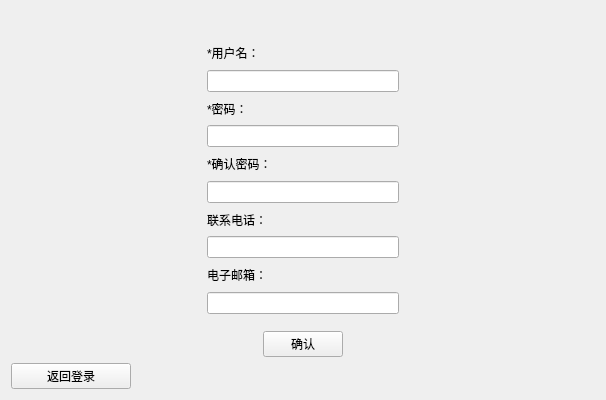
<?xml version="1.0" encoding="UTF-8"?>
<ui version="4.0">
 <class>Register</class>
 <widget class="QWidget" name="Register">
  <property name="geometry">
   <rect>
    <x>0</x>
    <y>0</y>
    <width>606</width>
    <height>400</height>
   </rect>
  </property>
  <property name="windowTitle">
   <string>注册</string>
  </property>
  <property name="windowIcon">
   <iconset>
    <normaloff>用户.png</normaloff>用户.png</iconset>
  </property>
  <layout class="QGridLayout" name="gridLayout">
   <item row="4" column="0">
    <widget class="QPushButton" name="returnButton">
     <property name="text">
      <string>返回登录</string>
     </property>
    </widget>
   </item>
   <item row="2" column="0">
    <spacer name="horizontalSpacer_5">
     <property name="orientation">
      <enum>Qt::Horizontal</enum>
     </property>
     <property name="sizeHint" stdset="0">
      <size>
       <width>40</width>
       <height>20</height>
      </size>
     </property>
    </spacer>
   </item>
   <item row="2" column="4">
    <spacer name="horizontalSpacer_8">
     <property name="orientation">
      <enum>Qt::Horizontal</enum>
     </property>
     <property name="sizeHint" stdset="0">
      <size>
       <width>40</width>
       <height>20</height>
      </size>
     </property>
    </spacer>
   </item>
   <item row="2" column="3">
    <spacer name="horizontalSpacer_11">
     <property name="orientation">
      <enum>Qt::Horizontal</enum>
     </property>
     <property name="sizeHint" stdset="0">
      <size>
       <width>40</width>
       <height>20</height>
      </size>
     </property>
    </spacer>
   </item>
   <item row="2" column="1">
    <spacer name="horizontalSpacer_10">
     <property name="orientation">
      <enum>Qt::Horizontal</enum>
     </property>
     <property name="sizeHint" stdset="0">
      <size>
       <width>40</width>
       <height>20</height>
      </size>
     </property>
    </spacer>
   </item>
   <item row="0" column="0" colspan="5">
    <widget class="QWidget" name="widget" native="true">
     <layout class="QGridLayout" name="gridLayout_2">
      <item row="0" column="3">
       <spacer name="horizontalSpacer_6">
        <property name="orientation">
         <enum>Qt::Horizontal</enum>
        </property>
        <property name="sizeHint" stdset="0">
         <size>
          <width>57</width>
          <height>20</height>
         </size>
        </property>
       </spacer>
      </item>
      <item row="7" column="2">
       <widget class="QLabel" name="label_4">
        <property name="text">
         <string>联系电话：</string>
        </property>
       </widget>
      </item>
      <item row="0" column="5">
       <spacer name="horizontalSpacer_9">
        <property name="orientation">
         <enum>Qt::Horizontal</enum>
        </property>
        <property name="sizeType">
         <enum>QSizePolicy::Expanding</enum>
        </property>
        <property name="sizeHint" stdset="0">
         <size>
          <width>57</width>
          <height>20</height>
         </size>
        </property>
       </spacer>
      </item>
      <item row="0" column="4">
       <spacer name="horizontalSpacer_7">
        <property name="orientation">
         <enum>Qt::Horizontal</enum>
        </property>
        <property name="sizeHint" stdset="0">
         <size>
          <width>57</width>
          <height>20</height>
         </size>
        </property>
       </spacer>
      </item>
      <item row="9" column="2">
       <widget class="QLabel" name="label_5">
        <property name="text">
         <string>电子邮箱：</string>
        </property>
       </widget>
      </item>
      <item row="0" column="0">
       <spacer name="horizontalSpacer">
        <property name="orientation">
         <enum>Qt::Horizontal</enum>
        </property>
        <property name="sizeHint" stdset="0">
         <size>
          <width>57</width>
          <height>20</height>
         </size>
        </property>
       </spacer>
      </item>
      <item row="3" column="2">
       <widget class="QLabel" name="label_2">
        <property name="text">
         <string>*密码：</string>
        </property>
       </widget>
      </item>
      <item row="10" column="2" colspan="2">
       <widget class="QLineEdit" name="emailLine"/>
      </item>
      <item row="0" column="2">
       <spacer name="horizontalSpacer_4">
        <property name="orientation">
         <enum>Qt::Horizontal</enum>
        </property>
        <property name="sizeHint" stdset="0">
         <size>
          <width>57</width>
          <height>20</height>
         </size>
        </property>
       </spacer>
      </item>
      <item row="5" column="2">
       <widget class="QLabel" name="label_3">
        <property name="text">
         <string>*确认密码：</string>
        </property>
       </widget>
      </item>
      <item row="2" column="2" colspan="2">
       <widget class="QLineEdit" name="nameLine"/>
      </item>
      <item row="8" column="2" colspan="2">
       <widget class="QLineEdit" name="phoneLine"/>
      </item>
      <item row="0" column="1">
       <spacer name="horizontalSpacer_2">
        <property name="orientation">
         <enum>Qt::Horizontal</enum>
        </property>
        <property name="sizeHint" stdset="0">
         <size>
          <width>57</width>
          <height>20</height>
         </size>
        </property>
       </spacer>
      </item>
      <item row="6" column="2" colspan="2">
       <widget class="QLineEdit" name="password2Line">
        <property name="echoMode">
         <enum>QLineEdit::Password</enum>
        </property>
       </widget>
      </item>
      <item row="4" column="2" colspan="2">
       <widget class="QLineEdit" name="passwordLine">
        <property name="echoMode">
         <enum>QLineEdit::Password</enum>
        </property>
       </widget>
      </item>
      <item row="1" column="2">
       <widget class="QLabel" name="label">
        <property name="text">
         <string>*用户名：</string>
        </property>
       </widget>
      </item>
     </layout>
    </widget>
   </item>
   <item row="2" column="2">
    <widget class="QPushButton" name="submitButton">
     <property name="text">
      <string>确认</string>
     </property>
    </widget>
   </item>
  </layout>
 </widget>
 <layoutdefault spacing="6" margin="11"/>
 <tabstops>
  <tabstop>nameLine</tabstop>
  <tabstop>passwordLine</tabstop>
  <tabstop>password2Line</tabstop>
  <tabstop>phoneLine</tabstop>
  <tabstop>emailLine</tabstop>
 </tabstops>
 <resources/>
 <connections/>
</ui>
